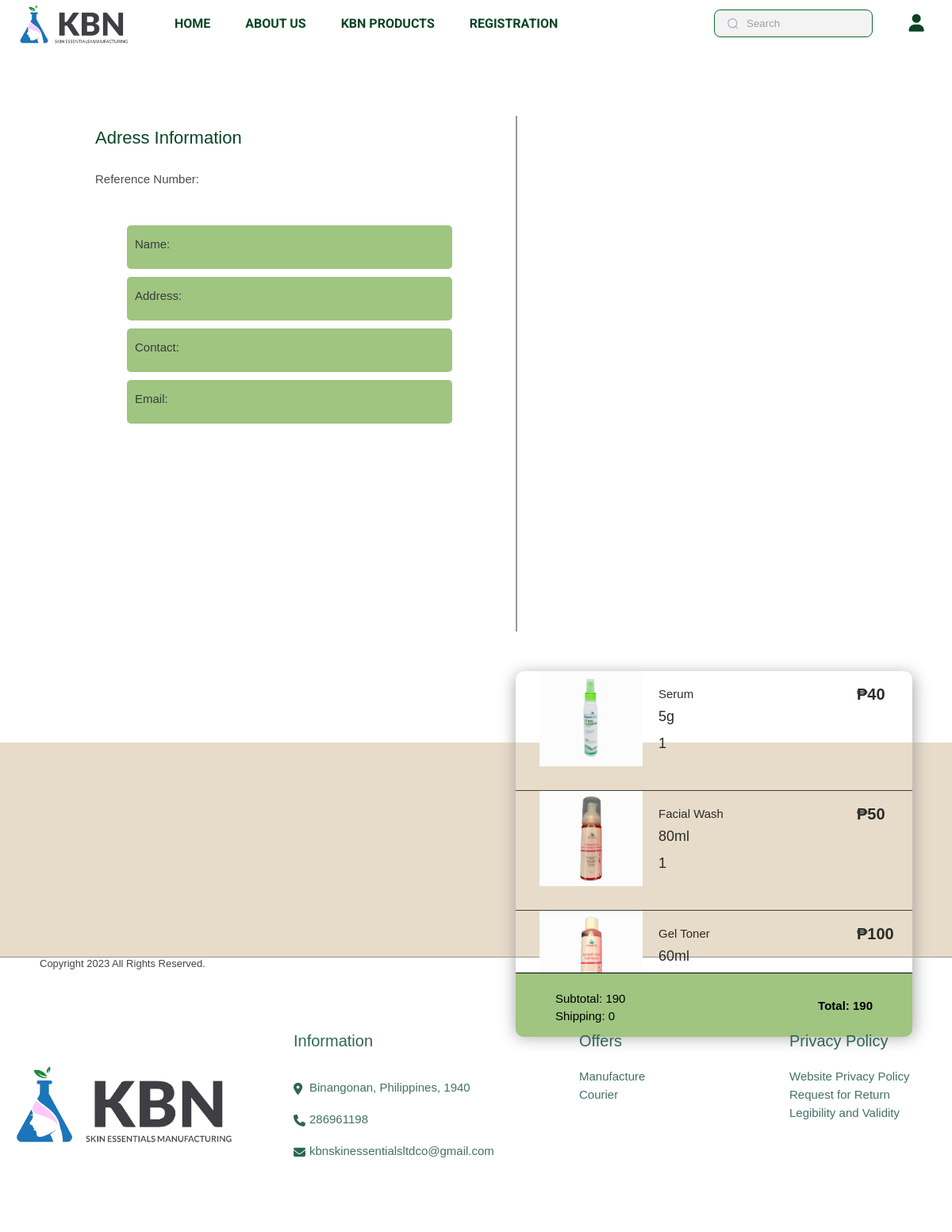
The page /purchaseRecord/toPayProductInfo.php?ref=ref2 on the database its author committed.
### tables this page shows
CREATE TABLE `tblordercheckoutdata` (
  `OrderRefNumber` varchar(100) NOT NULL,
  `ProductName` varchar(100) NOT NULL,
  `volume` varchar(100) NOT NULL,
  `Quantity` int NOT NULL,
  `Price` int NOT NULL
);

CREATE TABLE `tblproducts` (
  `prodID` int NOT NULL,
  `prodImg` varchar(100) NOT NULL,
  `prodName` varchar(100) NOT NULL,
  `prodPrice` int NOT NULL,
  `prodVolume` varchar(100) DEFAULT NULL,
  `Quantity` int DEFAULT NULL,
  `Sold` int DEFAULT NULL,
  `prodCategory` varchar(100) NOT NULL,
  `Description` text,
  `Ingredients` text,
  `Howtouse` text
);

### purchaseRecord/toPayProductInfo.php (the view, shortened to what this page needs)
<!DOCTYPE html>
<html>
<head>
    <link rel="stylesheet" href="https://cdnjs.cloudflare.com/ajax/libs/font-awesome/6.3.0/css/all.min.css" />
    <link rel="stylesheet" href="../css/style.css">
</head>
<body>
    <div class="log">
        <?php include('../includesPHP/topNav.php')?>
    </div>
    <br><br>
    <div class="toPayProductInfo">
        <div class="prToPayClientInfo">
            <?php
                $ref = $_GET['ref'];
                $uID = $_SESSION['userID'];
                $sql = "SELECT DISTINCT a.OrderRefNumber, a.address, a.contact, a.email, CONCAT(b.Firstname, ' ' ,b.Lastname) AS Fullname
                FROM tblordercheckout AS a
                JOIN tblcustomerinformation AS b ON a.UserID = b.UserID WHERE a.OrderRefNumber = '$ref' AND b.UserID = '$uID'";
                $result = $conn->query($sql);
                $row = $result->fetch_assoc();
            ?>
            <p class="deliveryTitle">Adress Information</p>
            <p class="refNumber">Reference Number: <?php echo $row['OrderRefNumber']?></p>
            <p class="clientInfo">Name: <?php echo $row['Fullname']?></p>
            <p class="clientAddress">Address: <?php echo $row['address']?></p>
            <p class="clientNo">Contact: <?php echo $row['contact']?></p>
            <p class="clientEmailAddress">Email: <?php echo $row['email']?></p>
        </div>
        <div class="toPayProductDetailsTP">
            <div class="toPayProductDetailsScroll">
            <?php
                $Subtotal = 0;
                $datatoPayProdInfo = array();
                $sql = "SELECT b.OrderRefNumber, a.ProductName, a.volume, a.Price, a.Quantity, c.prodImg
                FROM tblordercheckoutdata AS a
                JOIN tblorderstatus AS b ON a.OrderRefNumber = b.OrderRefNumber
                JOIN tblproducts AS c ON a.ProductName = c.prodName AND a.volume = c.prodVolume
                WHERE b.OrderRefNumber = '$ref' AND a.OrderRefNumber = '$ref'";
                $result = $conn->query($sql);
                if (mysqli_num_rows($result) > 0) {
                    while ($row = mysqli_fetch_assoc($result)) {
                        $datatoPayProdInfo[] = $row;
                    }
                }
                for($i = 0; $i < count($datatoPayProdInfo); $i++){
                    $prodImg = $datatoPayProdInfo[$i]['prodImg'];
                    $prodName = $datatoPayProdInfo[$i]['ProductName'];
                    $prodVolume = $datatoPayProdInfo[$i]['volume'];
                    $prodPrice = $datatoPayProdInfo[$i]['Price'];
                    $prodQuantity = $datatoPayProdInfo[$i]['Quantity'];
                    echo "<div class='toPayProductSeparator'>";
                    echo "<div class='itemPicture'><img class='sampleImg' src='../Products/resources/" . $prodImg . "' alt='prodImg.png'></div>";
                    echo "<p class='productName'>$prodName</p>";
                    echo "<p class='productWeight'>$prodVolume</p>";
                    echo "<p class='productPrice'>₱$prodPrice</p>";
                    echo "<p class='productQuantity'>$prodQuantity</p>";
                    echo "</div>";
                    $Subtotal += $prodPrice * $prodQuantity;
                }
            ?>
            </div>
            <?php
            $shipping = 0;
            $totalAmount = $shipping + $Subtotal;
            ?>
            <div class="totalAmountCon">
                <br>
                    <p class="amount" id="subTotal">Subtotal: <?php echo $Subtotal?></p>
                    <p class="amount" id="shipping">Shipping: <?php echo $shipping?></p>
                    <p class="totalAmount" id="totalAmount">Total: <?php echo $totalAmount?></p>
            </div>
        </div>
    </div>
    <?php include('../includesPHP/footer.php')?>
</body>
</html>

### rows shown on the page
tblordercheckoutdata: tblproducts.prodImg (picture), ProductName "Serum", volume "5g", Price "40", Quantity "1"
tblordercheckoutdata: tblproducts.prodImg (picture), ProductName "Facial Wash", volume "80ml", Price "50", Quantity "1"
tblordercheckoutdata: tblproducts.prodImg (picture), ProductName "Gel Toner", volume "60ml", Price "100"

### other values the page prints
$Subtotal "190"
$shipping "0"
$totalAmount "190"
